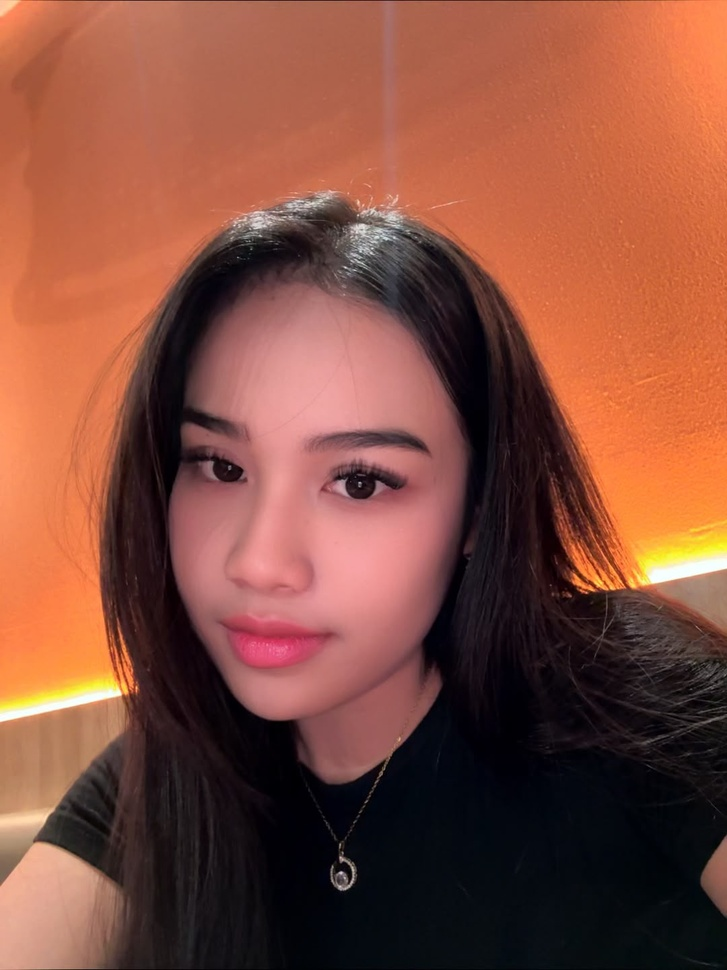
#> input picture Example Image/Ervira.jpeg, 727 x 970 px, shrunk from 1080 x 1440 before the run, found by its file name
$ jupyter execute HSV_Color_Images.ipynb
#> lines starting #> are read from the running program, lines starting #| are printed output that depends on the picture
<a href="https://colab.research.google.com/github/JabbarHakim/Vision-Computer/blob/main/HSV_Color_Images.ipynb" target="_parent"></a>

[cell 1]
from google.colab import files
upload = files.upload()
#> the answer given: Ervira.jpeg
filename = list(upload.keys())[0]
print("File Upload Complete: ", filename)

import cv2
img = cv2.imread(filename)
#> img is the input picture: shape (970, 727, 3); mean B, G, R 61.7, 77.5, 132.1
img = cv2.cvtColor(img, cv2.COLOR_BGR2RGB)

R, G, B = cv2.split(img)
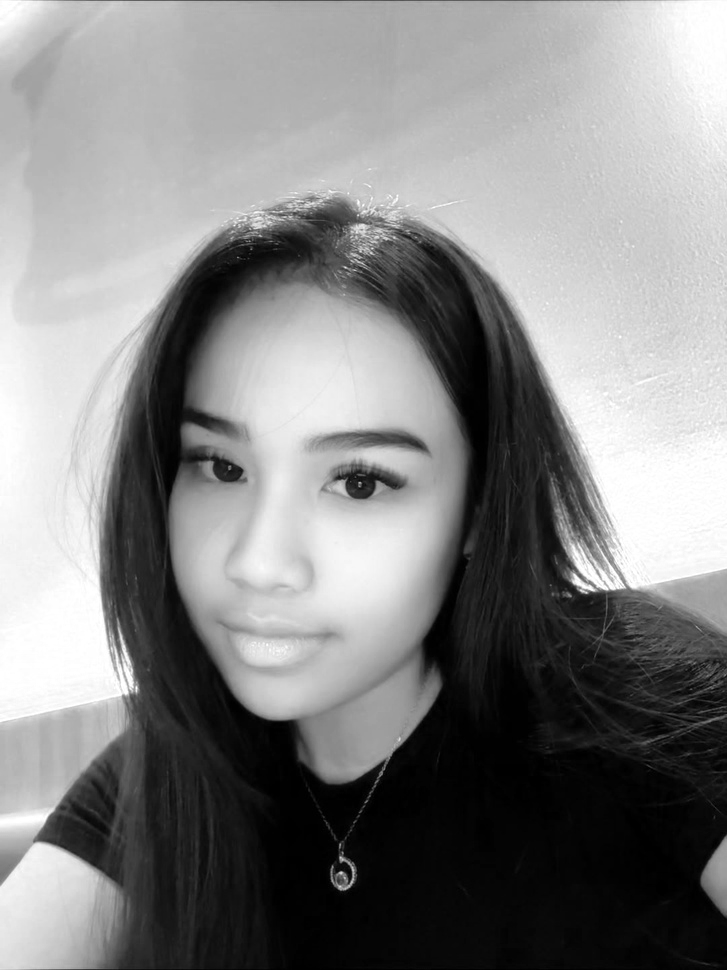
#> R: shape (970, 727); min 0, max 255, mean 132.1
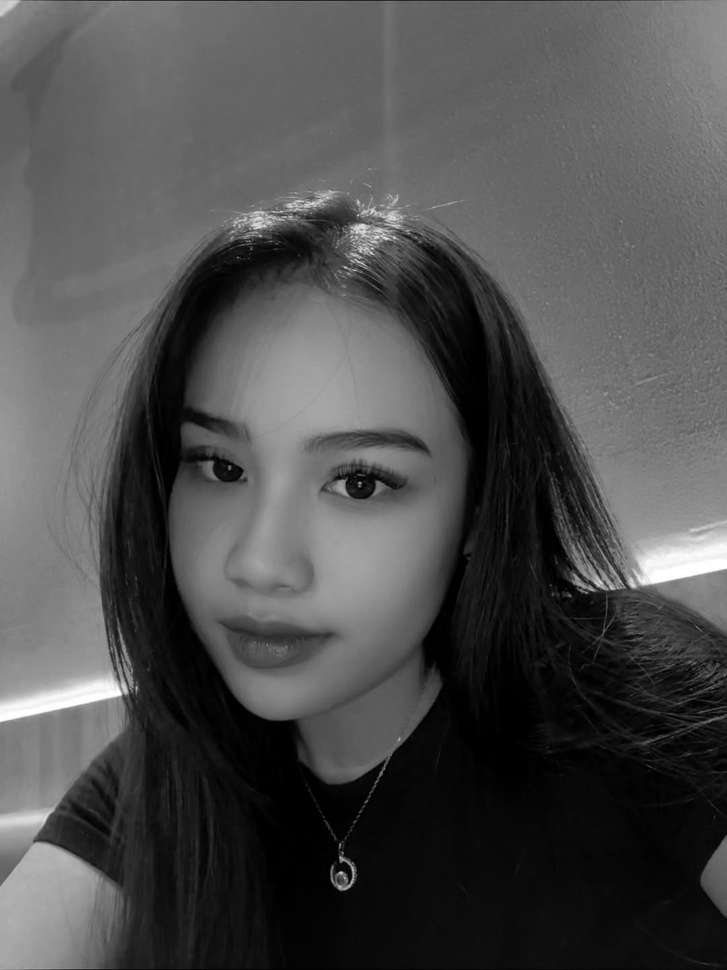
#> G: shape (970, 727); min 0, max 255, mean 77.5
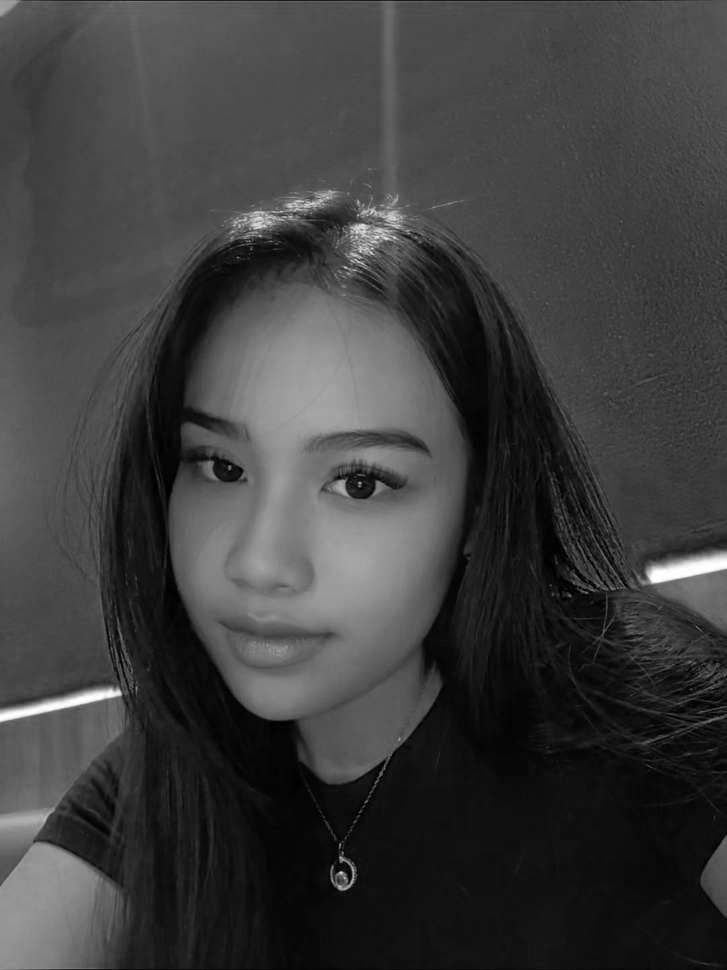
#> B: shape (970, 727); min 0, max 255, mean 61.7

hsv_img = cv2.cvtColor(img, cv2.COLOR_RGB2HSV)
#> hsv_img: shape (970, 727, 3); mean H, S, V 57.9, 141.1, 133.6
H, S, V = cv2.split(hsv_img)
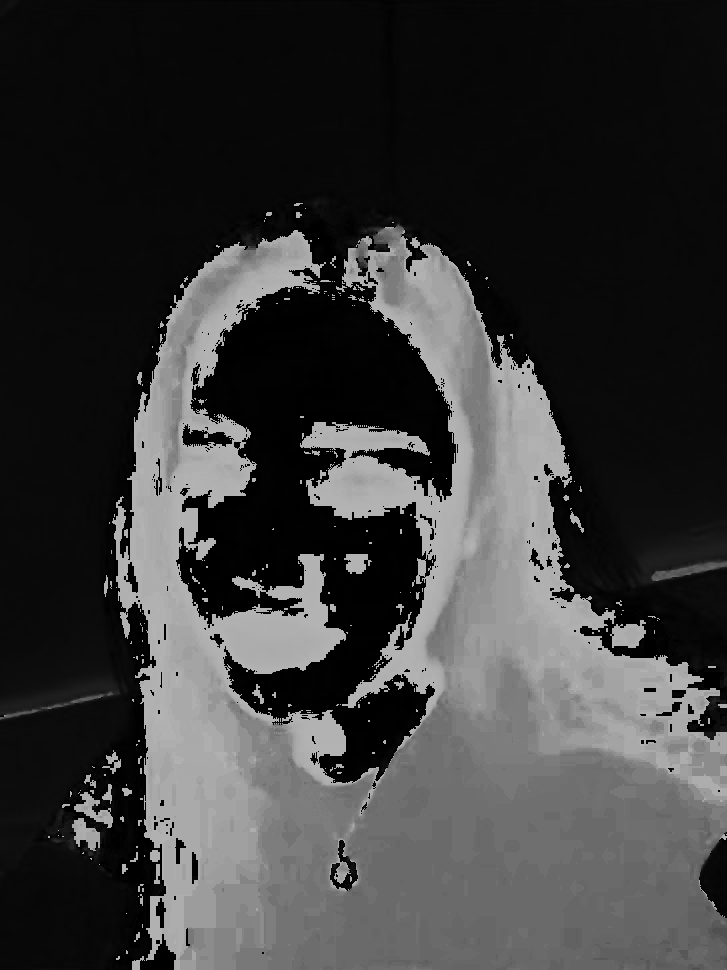
#> H: shape (970, 727); min 0, max 179, mean 57.9
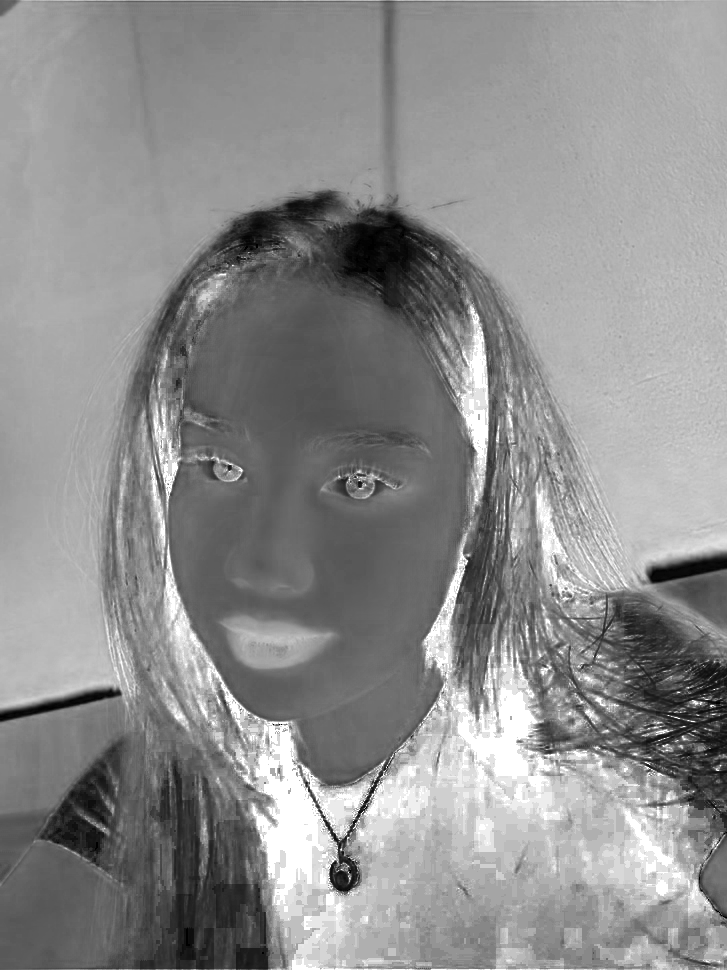
#> S: shape (970, 727); min 0, max 255, mean 141.1

import matplotlib.pyplot as plt

plt.figure(figsize=(15, 8))

plt.subplot(2, 4, 1)
plt.imshow(img)
plt.title('Original')
plt.axis('off')

plt.subplot(2, 4, 5)
plt.imshow(R, cmap='gray')
plt.title('Hue (H)')
plt.axis('off')

plt.subplot(2, 4, 6)
plt.imshow(G, cmap='gray')
plt.title('Saturation (S)')
plt.axis('off')

plt.subplot(2, 4, 7)
plt.imshow(B, cmap='gray')
plt.title('Value (V)')
plt.axis('off')

plt.tight_layout()
plt.show()

$ run again, on Example Image/Segmentation.png
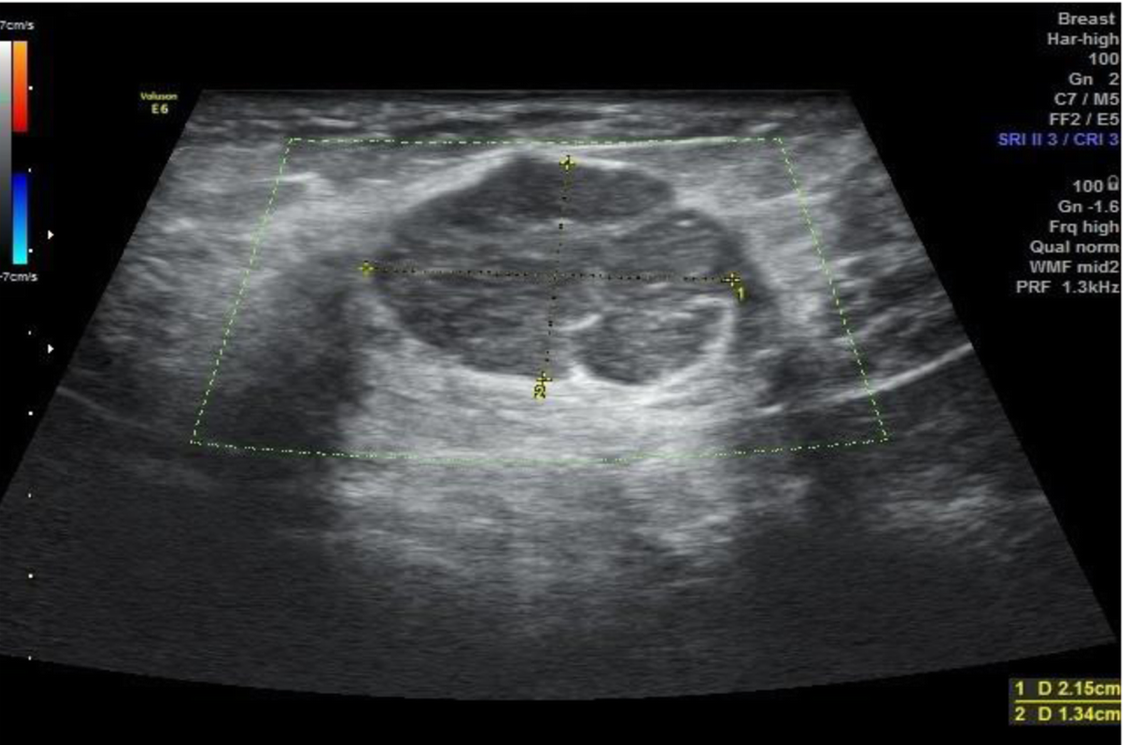
#> input picture Example Image/Segmentation.png, 1124 x 745 px, found by its file name
#> img is the input picture: shape (745, 1124, 3); mean B, G, R 57.2, 56, 54.5
#> hsv_img: shape (745, 1124, 3); mean H, S, V 74.2, 20.4, 58.2
#> `H, S, V = cv2.split(hsv_img)`:
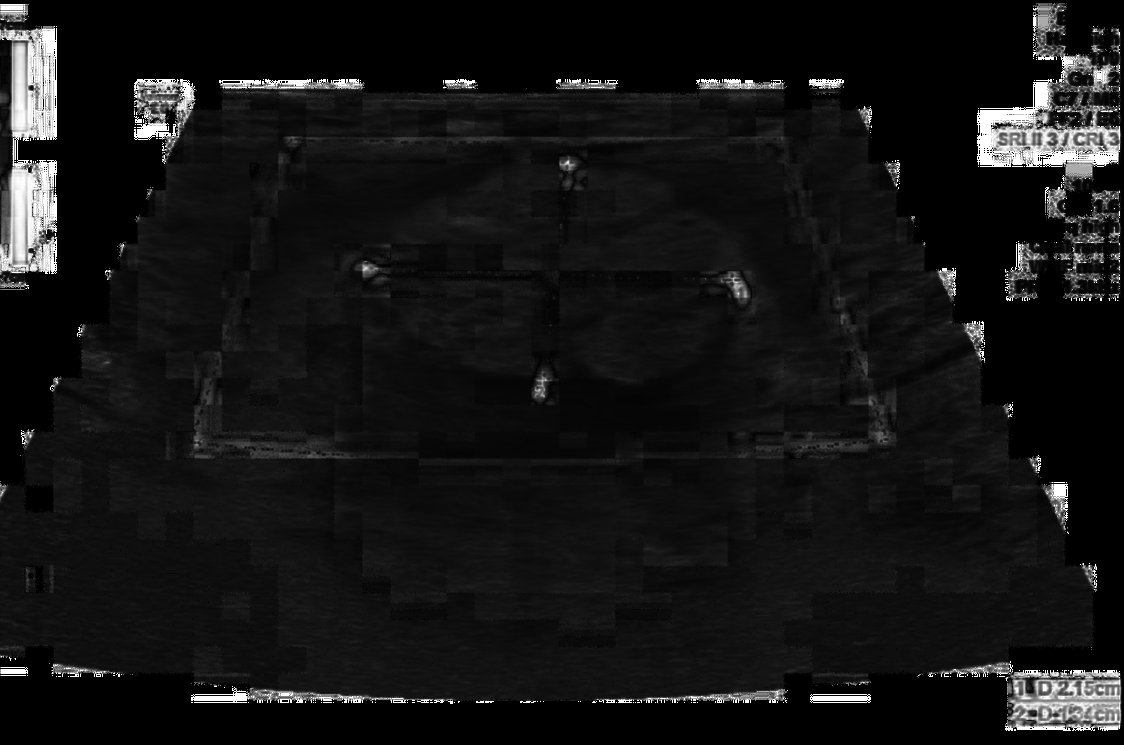
#> S: shape (745, 1124); min 0, max 255, mean 20.4
#> `plt.show()`:
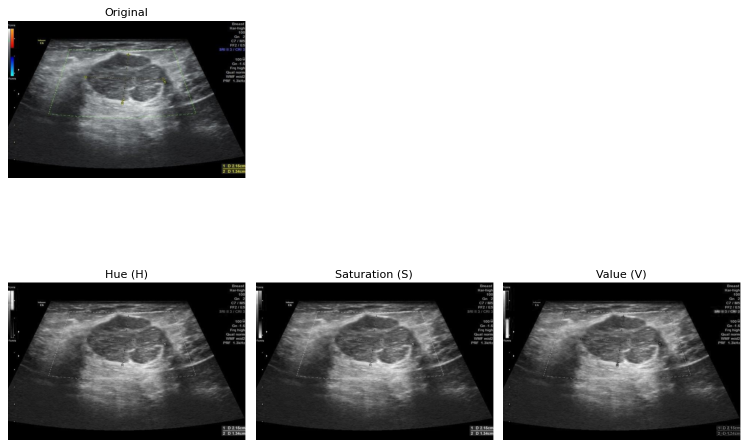
#> figure drawn by matplotlib, 4 panels
